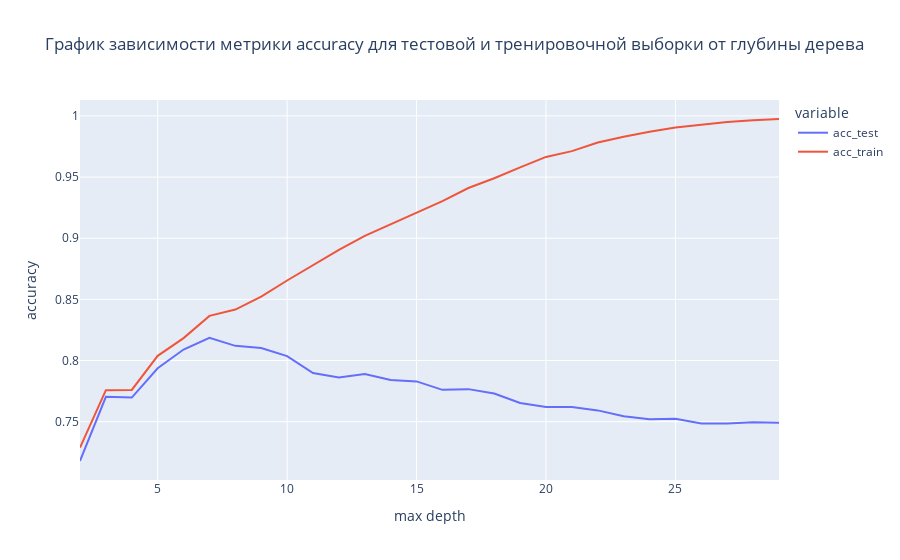

This figure's notebook cell:
### Code cell
# Создаем датафрейм с результатами
dt_accuracy_df = pd.DataFrame({'acc_train': accuracy_train, 'acc_test': accuracy_test})
dt_accuracy_df.set_index(max_depth_list, inplace=True)
dt_accuracy_df.index.rename('max depth', inplace=True)
# Визуализируем с помощью plotly.express
fig = px.line(dt_accuracy_df[['acc_test', 'acc_train']],
        title='График зависимости метрики accuracy для тестовой и тренировочной выборки от глубины дерева',
        )
fig.update_layout(yaxis_title='accuracy') # переименовываем ось у
fig.show()

### Figure 1 — Plotly figure (JSON) as saved in the notebook; plotly's stock layout.template omitted (floating-point values rounded to 4 significant figures)
{"data": [{"hovertemplate": "variable=acc_test<br>max depth=%{x}<br>value=%{y}<extra></extra>", "legendgroup": "acc_test", "line": {"color": "#636efa", "dash": "solid"}, "marker": {"symbol": "circle"}, "mode": "lines", "name": "acc_test", "orientation": "v", "showlegend": true, "type": "scatter", "x": [2, 3, 4, 5, 6, 7, 8, 9, 10, 11, 12, 13, 14, 15, 16, 17, 18, 19, 20, 21, 22, 23, 24, 25, 26, 27, 28, 29], "xaxis": "x", "y": [0.7178, 0.7703, 0.7697, 0.7937, 0.809, 0.8186, 0.812, 0.8102, 0.8036, 0.7898, 0.7862, 0.7889, 0.7841, 0.7829, 0.776, 0.7766, 0.773, 0.7652, 0.7619, 0.7619, 0.7592, 0.7544, 0.752, 0.7523, 0.7484, 0.7484, 0.7496, 0.749], "yaxis": "y"}, {"hovertemplate": "variable=acc_train<br>max depth=%{x}<br>value=%{y}<extra></extra>", "legendgroup": "acc_train", "line": {"color": "#EF553B", "dash": "solid"}, "marker": {"symbol": "circle"}, "mode": "lines", "name": "acc_train", "orientation": "v", "showlegend": true, "type": "scatter", "x": [2, 3, 4, 5, 6, 7, 8, 9, 10, 11, 12, 13, 14, 15, 16, 17, 18, 19, 20, 21, 22, 23, 24, 25, 26, 27, 28, 29], "xaxis": "x", "y": [0.7288, 0.7758, 0.7759, 0.8038, 0.8183, 0.8365, 0.8417, 0.8523, 0.8654, 0.8778, 0.8904, 0.9019, 0.9115, 0.921, 0.9303, 0.9411, 0.949, 0.9579, 0.9665, 0.9712, 0.9783, 0.983, 0.9871, 0.9905, 0.9928, 0.9951, 0.9965, 0.9975], "yaxis": "y"}], "layout": {"legend": {"title": {"text": "variable"}, "tracegroupgap": 0}, "title": {"text": "График зависимости метрики accuracy для тестовой и тренировочной выборки от глубины дерева"}, "xaxis": {"anchor": "y", "domain": [0, 1], "title": {"text": "max depth"}}, "yaxis": {"anchor": "x", "domain": [0, 1], "title": {"text": "accuracy"}}}}
